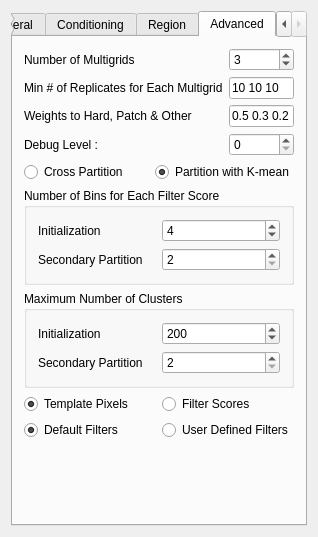
<?xml version="1.0" encoding="UTF-8"?>
<ui version="4.0">
 <class>Filtersim_Cate</class>
 <widget class="QWidget" name="Filtersim_Cate">
  <property name="geometry">
   <rect>
    <x>0</x>
    <y>0</y>
    <width>314</width>
    <height>537</height>
   </rect>
  </property>
  <property name="windowTitle">
   <string>Filtersim_Cate</string>
  </property>
  <property name="AlgorithmCategory" stdset="0">
   <string>Simulation</string>
  </property>
  <property name="AlgorithmDescription" stdset="0">
   <string>Filter-based categorical simulation</string>
  </property>
  <layout class="QGridLayout">
   <item row="0" column="0">
    <widget class="QTabWidget" name="tabWidget2">
     <property name="currentIndex">
      <number>3</number>
     </property>
     <widget class="QWidget" name="tab">
      <attribute name="title">
       <string>General</string>
      </attribute>
      <layout class="QGridLayout">
       <property name="margin">
        <number>0</number>
       </property>
       <item row="0" column="0">
        <widget class="QGroupBox" name="SimulationGrid">
         <property name="maximumSize">
          <size>
           <width>32767</width>
           <height>32767</height>
          </size>
         </property>
         <property name="title">
          <string>Simulation Grid</string>
         </property>
         <layout class="QVBoxLayout">
          <property name="spacing">
           <number>6</number>
          </property>
          <property name="margin">
           <number>11</number>
          </property>
          <item>
           <widget class="QLabel" name="TextLabel1">
            <property name="text">
             <string>Simulation Grid Name</string>
            </property>
            <property name="wordWrap">
             <bool>false</bool>
            </property>
           </widget>
          </item>
          <item>
           <widget class="GridSelector" name="GridSelector_Sim">
            <property name="toolTip">
             <string>grid on which to perform the simulation</string>
            </property>
           </widget>
          </item>
          <item>
           <widget class="QLabel" name="TextLabel2">
            <property name="text">
             <string>Property Name Prefix</string>
            </property>
            <property name="wordWrap">
             <bool>false</bool>
            </property>
           </widget>
          </item>
          <item>
           <widget class="QLineEdit" name="Property_Name_Sim">
            <property name="maximumSize">
             <size>
              <width>32767</width>
              <height>32767</height>
             </size>
            </property>
           </widget>
          </item>
         </layout>
        </widget>
       </item>
       <item row="1" column="0">
        <layout class="QHBoxLayout">
         <property name="spacing">
          <number>6</number>
         </property>
         <property name="margin">
          <number>0</number>
         </property>
         <item>
          <widget class="QLabel" name="TextLabel2_2_2_2">
           <property name="text">
            <string># of Realizations</string>
           </property>
           <property name="wordWrap">
            <bool>false</bool>
           </property>
          </widget>
         </item>
         <item>
          <widget class="QSpinBox" name="Nb_Realizations">
           <property name="minimum">
            <number>1</number>
           </property>
           <property name="maximum">
            <number>10000</number>
           </property>
          </widget>
         </item>
        </layout>
       </item>
       <item row="2" column="0">
        <layout class="QHBoxLayout">
         <property name="spacing">
          <number>6</number>
         </property>
         <property name="margin">
          <number>0</number>
         </property>
         <item>
          <widget class="QLabel" name="TextLabel2_2_2_2_2">
           <property name="text">
            <string>Seed</string>
           </property>
           <property name="wordWrap">
            <bool>false</bool>
           </property>
          </widget>
         </item>
         <item>
          <widget class="QSpinBox" name="Seed">
           <property name="maximum">
            <number>99999999</number>
           </property>
           <property name="value">
            <number>211175</number>
           </property>
          </widget>
         </item>
        </layout>
       </item>
       <item row="3" column="0">
        <widget class="QGroupBox" name="SimulationGrid_2">
         <property name="maximumSize">
          <size>
           <width>32767</width>
           <height>160</height>
          </size>
         </property>
         <property name="title">
          <string>Training Image</string>
         </property>
         <layout class="QVBoxLayout">
          <property name="margin">
           <number>0</number>
          </property>
          <item>
           <widget class="PropertySelector" name="PropertySelector_Training"/>
          </item>
         </layout>
        </widget>
       </item>
       <item row="4" column="0">
        <layout class="QGridLayout">
         <property name="margin">
          <number>0</number>
         </property>
         <item row="0" column="0">
          <widget class="QLabel" name="TextLabel2_2_2_2_3_3_2_2_2">
           <property name="text">
            <string>Search Template Dimension</string>
           </property>
           <property name="wordWrap">
            <bool>false</bool>
           </property>
          </widget>
         </item>
         <item row="1" column="0">
          <widget class="QLabel" name="TextLabel2_2_2_2_3_3_3_2_2">
           <property name="text">
            <string>Inner Patch Dimension </string>
           </property>
           <property name="wordWrap">
            <bool>false</bool>
           </property>
          </widget>
         </item>
         <item row="0" column="1">
          <widget class="QLineEdit" name="Scan_Template">
           <property name="text">
            <string>11 11 5</string>
           </property>
          </widget>
         </item>
         <item row="1" column="1">
          <widget class="QLineEdit" name="Patch_Template_ADVANCED">
           <property name="text">
            <string>7 7 3</string>
           </property>
          </widget>
         </item>
        </layout>
       </item>
       <item row="6" column="0">
        <spacer name="Spacer20_3_3_2">
         <property name="orientation">
          <enum>Qt::Vertical</enum>
         </property>
         <property name="sizeType">
          <enum>QSizePolicy::Expanding</enum>
         </property>
         <property name="sizeHint" stdset="0">
          <size>
           <width>20</width>
           <height>20</height>
          </size>
         </property>
        </spacer>
       </item>
       <item row="5" column="0">
        <widget class="GsTLGroupBox" name="gsTLGroupBox2">
         <property name="enabled">
          <bool>true</bool>
         </property>
         <property name="title">
          <string/>
         </property>
         <property name="displayed" stdset="0">
          <bool>true</bool>
         </property>
         <layout class="QGridLayout">
          <item row="0" column="0">
           <widget class="QLabel" name="TextLabel2_2_2_2_3">
            <property name="text">
             <string># of Categories</string>
            </property>
            <property name="wordWrap">
             <bool>false</bool>
            </property>
           </widget>
          </item>
          <item row="0" column="1">
           <widget class="QSpinBox" name="Nb_Facies">
            <property name="maximum">
             <number>10</number>
            </property>
           </widget>
          </item>
          <item row="1" column="0" colspan="2">
           <widget class="QCheckBox" name="Treat_Cate_As_Cont">
            <property name="text">
             <string>Treat as Continuous Data for Classification</string>
            </property>
            <property name="checked">
             <bool>false</bool>
            </property>
           </widget>
          </item>
          <item row="2" column="0" colspan="2">
           <widget class="QCheckBox" name="Trans_Result">
            <property name="text">
             <string>Match Training Image Proportions</string>
            </property>
           </widget>
          </item>
         </layout>
        </widget>
       </item>
      </layout>
     </widget>
     <widget class="QWidget" name="tab">
      <attribute name="title">
       <string>Conditioning</string>
      </attribute>
      <layout class="QVBoxLayout">
       <property name="margin">
        <number>0</number>
       </property>
       <item>
        <widget class="QGroupBox" name="GroupBox3">
         <property name="title">
          <string>Hard Data</string>
         </property>
         <layout class="QVBoxLayout">
          <property name="margin">
           <number>0</number>
          </property>
          <item>
           <widget class="PropertySelector" name="Hard_Data"/>
          </item>
         </layout>
        </widget>
       </item>
       <item>
        <spacer name="spacer8_2_2">
         <property name="orientation">
          <enum>Qt::Vertical</enum>
         </property>
         <property name="sizeType">
          <enum>QSizePolicy::Fixed</enum>
         </property>
         <property name="sizeHint" stdset="0">
          <size>
           <width>20</width>
           <height>16</height>
          </size>
         </property>
        </spacer>
       </item>
       <item>
        <widget class="QCheckBox" name="Use_SoftField">
         <property name="text">
          <string>Use Soft Data</string>
         </property>
        </widget>
       </item>
       <item>
        <widget class="GsTLGroupBox" name="gsTLGroupBox17">
         <property name="title">
          <string/>
         </property>
         <property name="displayed" stdset="0">
          <bool>false</bool>
         </property>
         <layout class="QVBoxLayout">
          <item>
           <layout class="QVBoxLayout">
            <property name="margin">
             <number>0</number>
            </property>
            <item>
             <widget class="OrderedPropertySelector" name="SoftData_properties">
              <property name="title">
               <string>Soft Data</string>
              </property>
              <property name="displayed" stdset="0">
               <bool>true</bool>
              </property>
             </widget>
            </item>
            <item>
             <layout class="QHBoxLayout">
              <property name="margin">
               <number>0</number>
              </property>
              <item>
               <widget class="QLabel" name="textLabel1_3">
                <property name="text">
                 <string>Tau Values for Training Image and Soft Data</string>
                </property>
                <property name="wordWrap">
                 <bool>false</bool>
                </property>
               </widget>
              </item>
              <item>
               <widget class="QLineEdit" name="TauModelObject">
                <property name="text">
                 <string>1 1</string>
                </property>
               </widget>
              </item>
             </layout>
            </item>
           </layout>
          </item>
         </layout>
        </widget>
       </item>
       <item>
        <spacer name="spacer9_2">
         <property name="orientation">
          <enum>Qt::Vertical</enum>
         </property>
         <property name="sizeType">
          <enum>QSizePolicy::Expanding</enum>
         </property>
         <property name="sizeHint" stdset="0">
          <size>
           <width>21</width>
           <height>110</height>
          </size>
         </property>
        </spacer>
       </item>
      </layout>
     </widget>
     <widget class="QWidget" name="tab">
      <attribute name="title">
       <string>Region</string>
      </attribute>
      <layout class="QGridLayout">
       <property name="margin">
        <number>0</number>
       </property>
       <item row="3" column="0">
        <spacer name="spacer7_2">
         <property name="orientation">
          <enum>Qt::Vertical</enum>
         </property>
         <property name="sizeType">
          <enum>QSizePolicy::Expanding</enum>
         </property>
         <property name="sizeHint" stdset="0">
          <size>
           <width>20</width>
           <height>16</height>
          </size>
         </property>
        </spacer>
       </item>
       <item row="1" column="0">
        <widget class="GsTLGroupBox" name="Region_Group_Box">
         <property name="title">
          <string/>
         </property>
         <property name="displayed" stdset="0">
          <bool>false</bool>
         </property>
         <layout class="QGridLayout">
          <item row="1" column="0">
           <widget class="SinglePropertySelector" name="Region_Indicator_Prop">
            <property name="enabled">
             <bool>true</bool>
            </property>
           </widget>
          </item>
          <item row="2" column="0">
           <layout class="QHBoxLayout">
            <property name="margin">
             <number>0</number>
            </property>
            <item>
             <widget class="QLabel" name="textLabel1_4_2">
              <property name="text">
               <string>List of Active Regions</string>
              </property>
              <property name="wordWrap">
               <bool>false</bool>
              </property>
             </widget>
            </item>
            <item>
             <widget class="QLineEdit" name="Active_Region_Code">
              <property name="enabled">
               <bool>true</bool>
              </property>
              <property name="text">
               <string/>
              </property>
             </widget>
            </item>
           </layout>
          </item>
          <item row="3" column="0">
           <widget class="QCheckBox" name="Use_Previous_Simulation">
            <property name="enabled">
             <bool>true</bool>
            </property>
            <property name="text">
             <string>Condition to Other Regions</string>
            </property>
           </widget>
          </item>
          <item row="4" column="0">
           <widget class="QLabel" name="textLabel2">
            <property name="text">
             <string>Property of Previously Simulated Regions :</string>
            </property>
            <property name="wordWrap">
             <bool>false</bool>
            </property>
           </widget>
          </item>
          <item row="0" column="0">
           <widget class="QLabel" name="textLabel3_3">
            <property name="text">
             <string>Property with Region Code</string>
            </property>
            <property name="wordWrap">
             <bool>false</bool>
            </property>
           </widget>
          </item>
          <item row="5" column="0">
           <widget class="SinglePropertySelector" name="Previous_Simulation_Prop">
            <property name="enabled">
             <bool>true</bool>
            </property>
           </widget>
          </item>
         </layout>
        </widget>
       </item>
       <item row="0" column="0">
        <widget class="QCheckBox" name="Use_Region">
         <property name="text">
          <string>Use Region</string>
         </property>
        </widget>
       </item>
      </layout>
     </widget>
     <widget class="QWidget" name="tab">
      <attribute name="title">
       <string>Advanced</string>
      </attribute>
      <layout class="QVBoxLayout" name="verticalLayout">
       <item>
        <layout class="QGridLayout">
         <property name="margin">
          <number>0</number>
         </property>
         <item row="3" column="0">
          <widget class="QLabel" name="TextLabel2_2_2_2_3_3_2_4">
           <property name="text">
            <string>Weights to Hard, Patch &amp; Other </string>
           </property>
           <property name="wordWrap">
            <bool>false</bool>
           </property>
          </widget>
         </item>
         <item row="1" column="1">
          <widget class="QSpinBox" name="Nb_Multigrids_ADVANCED">
           <property name="minimum">
            <number>1</number>
           </property>
           <property name="maximum">
            <number>10</number>
           </property>
           <property name="value">
            <number>3</number>
           </property>
          </widget>
         </item>
         <item row="4" column="1">
          <widget class="QSpinBox" name="Debug_Level">
           <property name="maximum">
            <number>3</number>
           </property>
          </widget>
         </item>
         <item row="2" column="0">
          <widget class="QLabel" name="TextLabel2_2_2_2_3_3_2_3">
           <property name="text">
            <string>Min # of Replicates for Each Multigrid</string>
           </property>
           <property name="wordWrap">
            <bool>false</bool>
           </property>
          </widget>
         </item>
         <item row="4" column="0">
          <widget class="QLabel" name="textLabel1">
           <property name="text">
            <string>Debug Level :</string>
           </property>
           <property name="wordWrap">
            <bool>false</bool>
           </property>
          </widget>
         </item>
         <item row="2" column="1">
          <widget class="QLineEdit" name="Cmin_Replicates">
           <property name="text">
            <string>10 10 10</string>
           </property>
          </widget>
         </item>
         <item row="3" column="1">
          <widget class="QLineEdit" name="Data_Weights">
           <property name="text">
            <string>0.5 0.3 0.2</string>
           </property>
          </widget>
         </item>
         <item row="1" column="0">
          <widget class="QLabel" name="TextLabel2_2_2_2_3_3_3">
           <property name="text">
            <string>Number of Multigrids</string>
           </property>
           <property name="wordWrap">
            <bool>false</bool>
           </property>
          </widget>
         </item>
        </layout>
       </item>
       <item>
        <layout class="QHBoxLayout" name="horizontalLayout_2">
         <item>
          <widget class="QRadioButton" name="CrossPartition">
           <property name="text">
            <string>Cross Partition</string>
           </property>
           <property name="checked">
            <bool>false</bool>
           </property>
           <attribute name="buttonGroup">
            <string>partition_button_group</string>
           </attribute>
          </widget>
         </item>
         <item>
          <widget class="QRadioButton" name="KMeanPartition">
           <property name="text">
            <string>Partition with K-mean</string>
           </property>
           <property name="checked">
            <bool>true</bool>
           </property>
           <attribute name="buttonGroup">
            <string>partition_button_group</string>
           </attribute>
          </widget>
         </item>
        </layout>
       </item>
       <item>
        <widget class="QGroupBox" name="CrossPartitionGroup">
         <property name="title">
          <string>Number of Bins for Each Filter Score</string>
         </property>
         <layout class="QGridLayout" name="gridLayout">
          <item row="0" column="0">
           <widget class="QLabel" name="TextLabel2_2_2_2_3_3_3_2">
            <property name="text">
             <string>Initialization</string>
            </property>
            <property name="wordWrap">
             <bool>false</bool>
            </property>
           </widget>
          </item>
          <item row="0" column="1">
           <widget class="QSpinBox" name="Nb_Bins_ADVANCED">
            <property name="minimum">
             <number>2</number>
            </property>
            <property name="maximum">
             <number>10</number>
            </property>
            <property name="value">
             <number>4</number>
            </property>
           </widget>
          </item>
          <item row="1" column="0">
           <widget class="QLabel" name="textLabel1_4">
            <property name="text">
             <string>Secondary Partition</string>
            </property>
            <property name="wordWrap">
             <bool>false</bool>
            </property>
           </widget>
          </item>
          <item row="1" column="1">
           <widget class="QSpinBox" name="Nb_Bins_ADVANCED2">
            <property name="minimum">
             <number>2</number>
            </property>
            <property name="maximum">
             <number>5</number>
            </property>
            <property name="value">
             <number>2</number>
            </property>
           </widget>
          </item>
         </layout>
        </widget>
       </item>
       <item>
        <widget class="QGroupBox" name="KMeanPartitionGroup">
         <property name="title">
          <string>Maximum Number of Clusters</string>
         </property>
         <layout class="QGridLayout" name="gridLayout_2">
          <item row="0" column="0">
           <widget class="QLabel" name="textLabel1_2">
            <property name="text">
             <string>Initialization</string>
            </property>
            <property name="wordWrap">
             <bool>false</bool>
            </property>
           </widget>
          </item>
          <item row="0" column="1">
           <widget class="QSpinBox" name="Nb_Clusters_ADVANCED">
            <property name="minimum">
             <number>2</number>
            </property>
            <property name="maximum">
             <number>200000</number>
            </property>
            <property name="singleStep">
             <number>10</number>
            </property>
            <property name="value">
             <number>200</number>
            </property>
           </widget>
          </item>
          <item row="1" column="0">
           <widget class="QLabel" name="textLabel1_5">
            <property name="text">
             <string>Secondary Partition</string>
            </property>
            <property name="wordWrap">
             <bool>false</bool>
            </property>
           </widget>
          </item>
          <item row="1" column="1">
           <widget class="QSpinBox" name="Nb_Clusters_ADVANCED2">
            <property name="minimum">
             <number>2</number>
            </property>
            <property name="maximum">
             <number>100</number>
            </property>
            <property name="value">
             <number>2</number>
            </property>
           </widget>
          </item>
         </layout>
        </widget>
       </item>
       <item>
        <layout class="QHBoxLayout" name="horizontalLayout">
         <item>
          <widget class="QRadioButton" name="Use_Normal_Dist">
           <property name="text">
            <string>Template Pixels</string>
           </property>
           <property name="checked">
            <bool>true</bool>
           </property>
           <attribute name="buttonGroup">
            <string>distance_computation_pixel_scores</string>
           </attribute>
          </widget>
         </item>
         <item>
          <widget class="QRadioButton" name="Use_Score_Dist">
           <property name="enabled">
            <bool>true</bool>
           </property>
           <property name="whatsThis">
            <string/>
           </property>
           <property name="text">
            <string>Filter Scores</string>
           </property>
           <attribute name="buttonGroup">
            <string>distance_computation_pixel_scores</string>
           </attribute>
          </widget>
         </item>
        </layout>
       </item>
       <item>
        <layout class="QHBoxLayout">
         <property name="margin">
          <number>0</number>
         </property>
         <item>
          <widget class="QRadioButton" name="Filter_Default">
           <property name="text">
            <string>Default Filters</string>
           </property>
           <property name="checked">
            <bool>true</bool>
           </property>
           <attribute name="buttonGroup">
            <string>filters_button_group</string>
           </attribute>
          </widget>
         </item>
         <item>
          <widget class="QRadioButton" name="Filter_User_Define">
           <property name="text">
            <string>User Defined Filters</string>
           </property>
           <property name="checked">
            <bool>false</bool>
           </property>
           <attribute name="buttonGroup">
            <string>filters_button_group</string>
           </attribute>
          </widget>
         </item>
        </layout>
       </item>
       <item>
        <widget class="FileChooser" name="User_Def_Filter_File">
         <property name="fileName">
          <string>Data File with Filter Definition</string>
         </property>
        </widget>
       </item>
       <item>
        <spacer name="verticalSpacer">
         <property name="orientation">
          <enum>Qt::Vertical</enum>
         </property>
         <property name="sizeHint" stdset="0">
          <size>
           <width>20</width>
           <height>85</height>
          </size>
         </property>
        </spacer>
       </item>
      </layout>
     </widget>
    </widget>
   </item>
  </layout>
 </widget>
 <layoutdefault spacing="6" margin="11"/>
 <pixmapfunction>qPixmapFromMimeSource</pixmapfunction>
 <customwidgets>
  <customwidget>
   <class>SinglePropertySelector</class>
   <extends>QComboBox</extends>
   <header>GsTLAppli/extra/qtplugins/selectors.h</header>
  </customwidget>
  <customwidget>
   <class>OrderedPropertySelector</class>
   <extends>GsTLGroupBox</extends>
   <header>GsTLAppli/extra/qtplugins/selectors.h</header>
  </customwidget>
  <customwidget>
   <class>FileChooser</class>
   <extends>QWidget</extends>
   <header>GsTLAppli/extra/qtplugins/filechooser.h</header>
  </customwidget>
  <customwidget>
   <class>GsTLGroupBox</class>
   <extends>QGroupBox</extends>
   <header>GsTLAppli/extra/qtplugins/selectors.h</header>
  </customwidget>
  <customwidget>
   <class>GridSelector</class>
   <extends>QWidget</extends>
   <header>GsTLAppli/extra/qtplugins/selectors.h</header>
  </customwidget>
  <customwidget>
   <class>PropertySelector</class>
   <extends>QWidget</extends>
   <header>GsTLAppli/extra/qtplugins/selectors.h</header>
  </customwidget>
 </customwidgets>
 <includes>
  <include location="local">gridselector.h</include>
  <include location="local">propertyselector.h</include>
  <include location="local">gstlgroupbox.h</include>
  <include location="local">propertyselector.h</include>
  <include location="local">gstlgroupbox.h</include>
  <include location="local">orderedpropertyselector.h</include>
  <include location="local">multipropertyselector.h</include>
  <include location="local">gstlgroupbox.h</include>
  <include location="local">singlepropertyselector.h</include>
  <include location="local">singlepropertyselector.h</include>
  <include location="local">gstlgroupbox.h</include>
  <include location="local">gstlgroupbox.h</include>
  <include location="local">filechooser.h</include>
 </includes>
 <resources/>
 <connections>
  <connection>
   <sender>Use_SoftField</sender>
   <signal>toggled(bool)</signal>
   <receiver>gsTLGroupBox17</receiver>
   <slot>setShown(bool)</slot>
   <hints>
    <hint type="sourcelabel">
     <x>20</x>
     <y>20</y>
    </hint>
    <hint type="destinationlabel">
     <x>20</x>
     <y>20</y>
    </hint>
   </hints>
  </connection>
  <connection>
   <sender>GridSelector_Sim</sender>
   <signal>activated(QString)</signal>
   <receiver>SoftData_properties</receiver>
   <slot>show_properties(QString)</slot>
   <hints>
    <hint type="sourcelabel">
     <x>20</x>
     <y>20</y>
    </hint>
    <hint type="destinationlabel">
     <x>20</x>
     <y>20</y>
    </hint>
   </hints>
  </connection>
  <connection>
   <sender>Filter_User_Define</sender>
   <signal>toggled(bool)</signal>
   <receiver>User_Def_Filter_File</receiver>
   <slot>setEnabled(bool)</slot>
   <hints>
    <hint type="sourcelabel">
     <x>20</x>
     <y>20</y>
    </hint>
    <hint type="destinationlabel">
     <x>20</x>
     <y>20</y>
    </hint>
   </hints>
  </connection>
  <connection>
   <sender>Filter_Default</sender>
   <signal>toggled(bool)</signal>
   <receiver>User_Def_Filter_File</receiver>
   <slot>setHidden(bool)</slot>
   <hints>
    <hint type="sourcelabel">
     <x>20</x>
     <y>20</y>
    </hint>
    <hint type="destinationlabel">
     <x>20</x>
     <y>20</y>
    </hint>
   </hints>
  </connection>
  <connection>
   <sender>Use_Previous_Simulation</sender>
   <signal>toggled(bool)</signal>
   <receiver>Previous_Simulation_Prop</receiver>
   <slot>setEnabled(bool)</slot>
   <hints>
    <hint type="sourcelabel">
     <x>20</x>
     <y>20</y>
    </hint>
    <hint type="destinationlabel">
     <x>20</x>
     <y>20</y>
    </hint>
   </hints>
  </connection>
  <connection>
   <sender>GridSelector_Sim</sender>
   <signal>activated(QString)</signal>
   <receiver>Previous_Simulation_Prop</receiver>
   <slot>show_properties(QString)</slot>
   <hints>
    <hint type="sourcelabel">
     <x>20</x>
     <y>20</y>
    </hint>
    <hint type="destinationlabel">
     <x>20</x>
     <y>20</y>
    </hint>
   </hints>
  </connection>
  <connection>
   <sender>GridSelector_Sim</sender>
   <signal>activated(QString)</signal>
   <receiver>Region_Indicator_Prop</receiver>
   <slot>show_properties(QString)</slot>
   <hints>
    <hint type="sourcelabel">
     <x>20</x>
     <y>20</y>
    </hint>
    <hint type="destinationlabel">
     <x>20</x>
     <y>20</y>
    </hint>
   </hints>
  </connection>
  <connection>
   <sender>Use_Region</sender>
   <signal>toggled(bool)</signal>
   <receiver>Region_Group_Box</receiver>
   <slot>setShown(bool)</slot>
   <hints>
    <hint type="sourcelabel">
     <x>20</x>
     <y>20</y>
    </hint>
    <hint type="destinationlabel">
     <x>20</x>
     <y>20</y>
    </hint>
   </hints>
  </connection>
  <connection>
   <sender>CrossPartition</sender>
   <signal>toggled(bool)</signal>
   <receiver>CrossPartitionGroup</receiver>
   <slot>setVisible(bool)</slot>
   <hints>
    <hint type="sourcelabel">
     <x>67</x>
     <y>155</y>
    </hint>
    <hint type="destinationlabel">
     <x>101</x>
     <y>210</y>
    </hint>
   </hints>
  </connection>
  <connection>
   <sender>KMeanPartition</sender>
   <signal>toggled(bool)</signal>
   <receiver>KMeanPartitionGroup</receiver>
   <slot>setVisible(bool)</slot>
   <hints>
    <hint type="sourcelabel">
     <x>224</x>
     <y>155</y>
    </hint>
    <hint type="destinationlabel">
     <x>155</x>
     <y>295</y>
    </hint>
   </hints>
  </connection>
 </connections>
 <buttongroups>
  <buttongroup name="distance_computation_pixel_scores"/>
  <buttongroup name="partition_button_group"/>
  <buttongroup name="filters_button_group"/>
 </buttongroups>
</ui>
